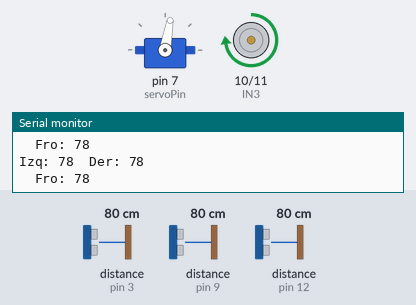
Simulated run of this sketch. Board: Arduino Uno, built with avr-gcc and run on an emulated ATmega328P. On the bench: servo, motor-driver pin pairs drawn as motors (green arrow = first pin HIGH = forward, orange = second pin HIGH = backward, longer = more drive, scaled by the enable pin), the last lines printed to the serial monitor. Wiring (inferred from the names in the program): 3 × ultrasonic range finder: trigger pin 2, echo pin 3 / trigger pin 4, echo pin 12 / trigger pin 8, echo pin 9. Inputs (shaded band) come from the test bench; at power-on: distance to the obstacle (sensors on pin 12, pin 3, pin 9) 80 cm. The echo pulse lasts 58.3 µs per cm.

Above: at 1.7 s.
1.8 s: distance to the obstacle (sensor on pin 12) set to 17 cm
3.3 s: distance to the obstacle (sensor on pin 12) set to 14 cm
At 3.6 s:
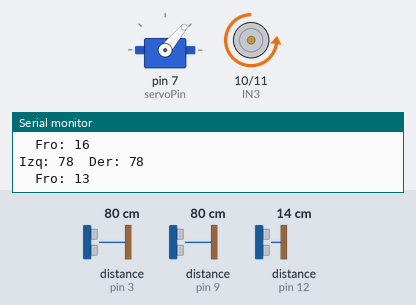
6.3 s: distance to the obstacle (sensor on pin 3) set to 77 cm
At 7.26 s:
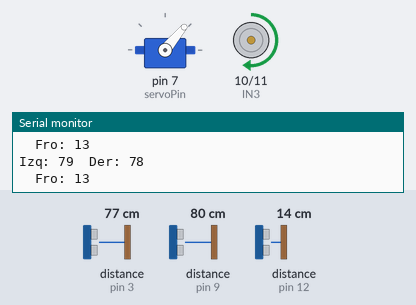
9.3 s: distance to the obstacle (sensor on pin 9) set to 74 cm
At 11.36 s:
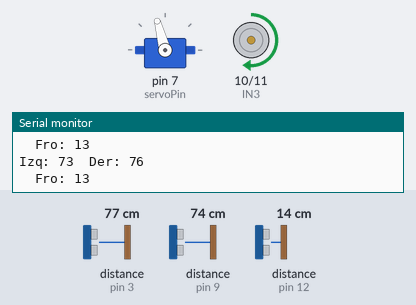
12.3 s: distance to the obstacle (sensor on pin 9) set to 120 cm
At 13.5 s:
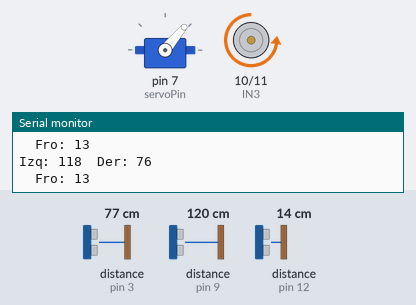
15.3 s: distance to the obstacle (sensor on pin 9) set to 60 cm
At 17.8 s:
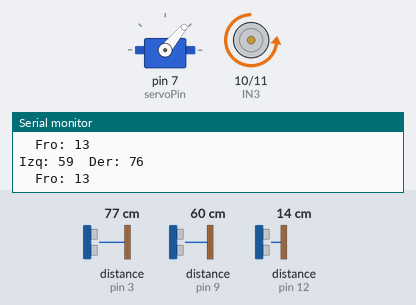
Timing chart, 0 to 19.3 s (numbered marks = the images above; inputs shaded):
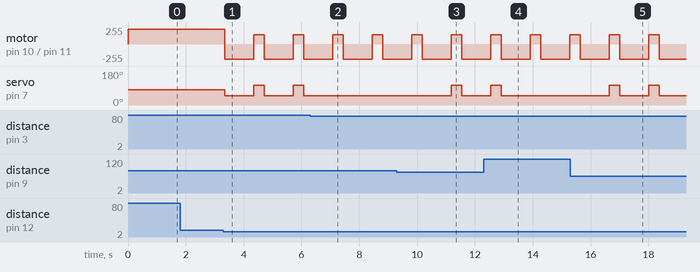

Measured:
- the behaviour switches between 16 and 15 cm on distance to the obstacle (sensor on pin 12) (found by bisection; images 0 and 1)
- the behaviour switches between 80 and 79 cm on distance to the obstacle (sensor on pin 3) (found by bisection; images 1 and 2)
- the behaviour switches between 79 and 78 cm on distance to the obstacle (sensor on pin 9) (found by bisection; images 2 and 3)
- after the input at 3.3 s, motor on pin 10 (IN3) / pin 11 (IN4): alternates backward 225/255 for 1.0 s and forward 140/255 for 0.37 s, starting at once; servo on pin 7 (servoPin): alternates 105° for 0.37 s and 50° for 1.0 s, starting at once
- after the input at 6.3 s, servo on pin 7 (servoPin): stays 50° (without the input it goes to 105° after 2.1 s)
- after the input at 9.3 s, servo on pin 7 (servoPin): 50° → 105° after 1.9 s, → 50° 0.37 s later
- after the input at 12.3 s, servo on pin 7 (servoPin): goes on until 12.9 s, then stays 50°
- after the input at 15.3 s, servo on pin 7 (servoPin): alternates 105° for 0.37 s and 50° for 1.0 s, starting after 1.4 s

The sketch:

Dreamteam.ino
```cpp
#include <Servo.h>


// ======================================================
//                    CONFIGURACIÓ
// ======================================================


// ---------- MOTORS ----------
const int IN3 = 10;
const int IN4 = 11;

const int ENB = 5;


// ---------- SERVO DIRECCIÓ ----------
Servo direccion;
const int servoPin = 7;


// Posicions del servo
const int CENTRE =80 ;
const int GIR_ESQUERRA = 50;
const int GIR_DRETA = 105;


// ---------- SENSOR ULTRASÒNIC ESQUERRA ----------
const int trigIzq = 8;
const int echoIzq = 9;


// ---------- SENSOR ULTRASÒNIC DRETA ----------
const int trigDer = 2;
const int echoDer = 3;

// ---------- SENSOR ULTRASÒNIC Frontal ----------
const int trigFro = 4;
const int echoFro = 12;

// ======================================================
//                  CONFIGURACIÓ
// ======================================================


// Distància per començar a evitar obstacle
const int distanciaSegura = 35;


// Distància crítica
const int distanciaCritica = 25;


// Velocitats
const int velocidadAlta = 225;
const int velocidadMedia = 200;
const int velocidadBaja = 140;


// ======================================================
//                        SETUP
// ======================================================


void setup() {

Serial.begin(9600);
 // Motors

 pinMode(IN3, OUTPUT);
 pinMode(IN4, OUTPUT);

 pinMode(ENB, OUTPUT);


 // Sensors
 pinMode(trigIzq, OUTPUT);
 pinMode(echoIzq, INPUT);


 pinMode(trigDer, OUTPUT);
 pinMode(echoDer, INPUT);

pinMode(trigFro, OUTPUT);
 pinMode(echoFro, INPUT);

 // Servo
 direccion.attach(servoPin);
 direccion.write(CENTRE);


 // Arrancar motors endavant
 avanzar();


 // Velocitat inicial
 moverMotores(velocidadAlta);


 delay(550);
}


// ======================================================
//                  DISTANCIA A MONITOR
// ======================================================


void loop() {


 // Llegir sensors
 int distanciaIzq = medirDistancia(trigIzq, echoIzq);
 delay(5);


 int distanciaDer = medirDistancia(trigDer, echoDer);
 delay(5);

 int distanciaFro = medirDistancia(trigFro, echoFro);
 delay(5);


 Serial.print("Izq: ");
 Serial.print(distanciaIzq);


 Serial.print("  Der: ");
 Serial.println(distanciaDer);

 Serial.print("  Fro: ");
 Serial.println(distanciaFro);


 // ==================================================
 //              DETECTAR OBSTACLES
 // ==================================================


 // Si obstacle a l'esquerra -> gira dreta
 if (distanciaIzq < distanciaSegura &&
     distanciaDer >= distanciaSegura) {


   direccion.write(GIR_DRETA);


   moverMotores(velocidadMedia);
 }


 // Si obstacle a la dreta -> gira esquerra
 else if (distanciaDer < distanciaSegura &&
          distanciaIzq >= distanciaSegura) {


   direccion.write(GIR_ESQUERRA);


   moverMotores(velocidadMedia);
 }


 // ==================================================
 //       SI HI HA OBSTACLE ALS DOS COSTATS
 // ==================================================


 else if (distanciaIzq < distanciaSegura &&
          distanciaDer < distanciaSegura) {


   // Escollir costat amb més espai


   if (distanciaIzq > distanciaDer) {


     // Més espai esquerra
     direccion.write(GIR_ESQUERRA);


   } else {


     // Més espai dreta
     direccion.write(GIR_DRETA);
   }


   moverMotores(velocidadBaja);
 }


 // ==================================================
 //                  NO OBSTACLES
 // ==================================================


 else {


   direccion.write(CENTRE);


   moverMotores(velocidadAlta);
 }


 // ==================================================
 //              DISTÀNCIA CRÍTICA
 // ==================================================


 if (distanciaFro < 15) {


   // Frenar una mica
   parar();


   delay(1000);


   // Tornar a avançar
   avanzar();


   // Girar cap al costat amb més espai
   if (distanciaIzq > distanciaDer) {


     direccion.write(GIR_ESQUERRA);


   } else {


     direccion.write(GIR_DRETA);
   }


   moverMotores(velocidadBaja);


   delay(300);
 }


 delay(40);
}


// ======================================================
//                DISTÀNCIA
// ======================================================


int medirDistancia(int trig, int echo) {


 digitalWrite(trig, LOW);
 delayMicroseconds(2);


 digitalWrite(trig, HIGH);
 delayMicroseconds(10);


 digitalWrite(trig, LOW);


 long duracion = pulseIn(echo, HIGH, 25000);


 int distancia = duracion * 0.034 / 2;


 // Si no detecta res
 if (distancia == 0) {
   distancia = 300;
 }


 return distancia;
}


// ======================================================
//                    AVANÇAR
// ======================================================


void avanzar() {

 digitalWrite(IN3, HIGH);
 digitalWrite(IN4, LOW);
}


// ======================================================
//                      PARAR
// ======================================================


void parar() {

 digitalWrite(IN3, LOW);
 digitalWrite(IN4, HIGH);
 direccion.write(GIR_ESQUERRA);
}


// ======================================================
//                 VELOCITAT MOTORS
// ======================================================


void moverMotores(int velocidad) {

 analogWrite(ENB, velocidad);
}
```
